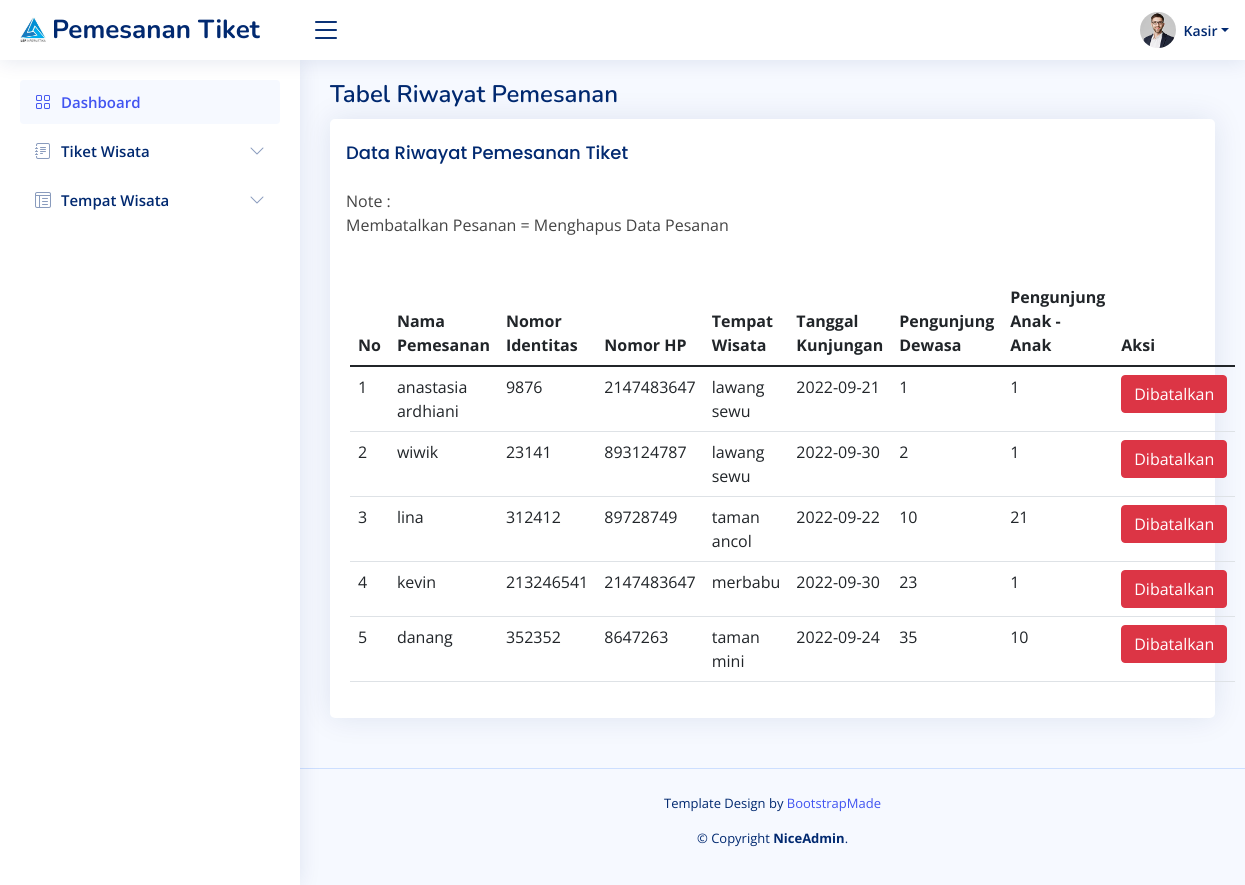
The app's page /data_pemesanan.php with its own data.
### tables this page shows
CREATE TABLE `data_pembeli` (
  `id_pembeli` int(11) NOT NULL,
  `nama_pembeli` varchar(50) NOT NULL,
  `no_identitas` int(17) NOT NULL,
  `no_hp` int(13) NOT NULL,
  `tempat_wisata` varchar(30) NOT NULL,
  `tanggal_kunjungan` date NOT NULL,
  `pengunjung_dewasa` int(11) NOT NULL,
  `pengunjung_anak_anak` int(11) NOT NULL,
  `total_pengunjung_anak_anak` int(11) NOT NULL
);

### data_pemesanan.php (the view, shortened to what this page needs)
<!DOCTYPE html>
<html lang="en">
<head>
    <link href="assets/vendor/bootstrap/css/bootstrap.min.css" rel="stylesheet">
    <link href="assets/vendor/bootstrap-icons/bootstrap-icons.css" rel="stylesheet">
    <link href="assets/vendor/boxicons/css/boxicons.min.css" rel="stylesheet">
    <link href="assets/vendor/quill/quill.snow.css" rel="stylesheet">
    <link href="assets/vendor/quill/quill.bubble.css" rel="stylesheet">
    <link href="assets/vendor/remixicon/remixicon.css" rel="stylesheet">
    <link href="assets/vendor/simple-datatables/style.css" rel="stylesheet">
    <link href="assets/css/style.css" rel="stylesheet">
</head>
<body>
    <?php
    include_once 'header.php';
    ?>
    <?php
    include_once 'sidebar.php';
    ?>
    <main id="main" class="main">
        <div class="pagetitle">
            <h1>Tabel Riwayat Pemesanan</h1>
        </div>
        <section class="section">
            <div class="row">
                <div class="col-lg-14">
                    <div class="card">
                        <div class="">
                            <p class="card-title px-3">Data Riwayat Pemesanan Tiket</p>
                            <p class="px-3">Note : <br> Membatalkan Pesanan = Menghapus Data Pesanan</p><br>
                        </div>
                        <div class="card-body">
                            <table class="table datatable">
                                <thead>
                                    <tr>
                                        <th scope="col">No</th>
                                        <th scope="col">Nama Pemesanan</th>
                                        <th scope="col">Nomor Identitas</th>
                                        <th scope="col">Nomor HP</th>
                                        <th scope="col">Tempat Wisata</th>
                                        <th scope="col">Tanggal Kunjungan</th>
                                        <th scope="col">Pengunjung Dewasa</th>
                                        <th scope="col">Pengunjung Anak - Anak</th>
                                        <th scope="col">Aksi</th>
                                    </tr>
                                </thead>
                                <tbody>
                                    <?php
                                    include 'koneksi.php';
                                    $no = 1;
                                    $data = mysqli_query($koneksi, "select * from data_pembeli");
                                    while ($d = mysqli_fetch_array($data)) {
                                    ?>
                                        <tr>
                                            <td type="hidden"><?php echo $no++; ?></td>
                                            <td><?php echo $d['nama_pembeli']; ?></td>
                                            <td><?php echo $d['no_identitas']; ?></td>
                                            <td><?php echo $d['no_hp']; ?></td>
                                            <td><?php echo $d['tempat_wisata']; ?></td>
                                            <td><?php echo $d['tanggal_kunjungan']; ?></td>
                                            <td><?php echo $d['pengunjung_dewasa']; ?></td>
                                            <td><?php echo $d['pengunjung_anak_anak']; ?></td>
                                            <td>
                                                <a href="eksekusi/eksekusi_hapus_pemesanan.php?id_pembeli=<?= $d['id_pembeli'] ?>" class="btn btn-danger">Dibatalkan</a>
                                            </td>
                                        <?php
                                    }
                                        ?>
                                        </tr>
                                </tbody>
                            </table>
                        </div>
                    </div>
                </div>
            </div>
        </section>
    </main>
    <?php
    include_once 'footer.php';
    ?>
</body>
</html>

### header.php (shortened to what this page needs)
<header id="header" class="header fixed-top d-flex align-items-center">
  <div class="d-flex align-items-center justify-content-between">
    <a href="index.php" class="logo d-flex align-items-center">
      <img src="logo.png" alt="">
      <span class="d-none d-lg-block">Pemesanan Tiket</span>
    </a>
    <i class="bi bi-list toggle-sidebar-btn"></i>
  </div>
  <nav class="header-nav ms-auto">
    <ul class="d-flex align-items-center">
      <li class="nav-item dropdown pe-3">
        <a class="nav-link nav-profile d-flex align-items-center pe-0" href="#" data-bs-toggle="dropdown">
          <img src="assets/img/profile-img.jpg" alt="Profile" class="rounded-circle">
          <span class="d-none d-md-block dropdown-toggle ps-2">Kasir</span>
        </a>
      </li>
    </ul>
  </nav>
</header>

### sidebar.php (shortened to what this page needs)
<aside id="sidebar" class="sidebar">
  <ul class="sidebar-nav" id="sidebar-nav">
    <li class="nav-item">
      <a class="nav-link " href="index.php">
        <i class="bi bi-grid"></i>
        <span>Dashboard</span>
      </a>
    </li>
    <li class="nav-item">
      <a class="nav-link collapsed" data-bs-target="#forms-nav" data-bs-toggle="collapse" href="#">
        <i class="bi bi-journal-text"></i><span>Tiket Wisata</span><i class="bi bi-chevron-down ms-auto"></i>
      </a>
    </li>
    <li class="nav-item">
      <a class="nav-link collapsed" data-bs-target="#tables-nav" data-bs-toggle="collapse" href="">
        <i class="bi bi-layout-text-window-reverse"></i><span>Tempat Wisata</span><i class="bi bi-chevron-down ms-auto"></i>
      </a>
    </li>
  </ul>
</aside>

### footer.php
<footer id="footer" class="footer">
  <div class="credits">
    <p>Template Design by <a href="https://bootstrapmade.com/">BootstrapMade</a>
    <p>
    <p class="copyright">&copy; Copyright <strong><span>NiceAdmin</span></strong>.</p>
  </div>
</footer>

### assets/css/style.css (style rules this page uses)
:root { scroll-behavior: smooth; }
body { font-family: "Open Sans", sans-serif; background: #f6f9ff; color: #444444; }
a { color: #4154f1; text-decoration: none; }
h1, h2, h3, h4, h5, h6 { font-family: "Nunito", sans-serif; }
#main { margin-top: 60px; padding: 20px 30px; transition: all 0.3s; }
.pagetitle { margin-bottom: 10px; }
.pagetitle h1 { font-size: 24px; margin-bottom: 0; font-weight: 600; color: #012970; }
.card { margin-bottom: 30px; border: none; border-radius: 5px; box-shadow: 0px 0 30px rgba(1, 41, 112, 0.1); }
.card-title { padding: 20px 0 15px 0; font-size: 18px; font-weight: 500; color: #012970; font-family: "Poppins", sans-serif; }
.card-body { padding: 0 20px 20px 20px; }
.logo { line-height: 1; }
@media (min-width: 1200px) { .logo { width: 280px; } }
.logo img { max-height: 26px; margin-right: 6px; }
.logo span { font-size: 26px; font-weight: 700; color: #012970; font-family: "Nunito", sans-serif; }
.header { transition: all 0.5s; z-index: 997; height: 60px; box-shadow: 0px 2px 20px rgba(1, 41, 112, 0.1); background-color: #fff; padding-left: 20px; }
.header .toggle-sidebar-btn { font-size: 32px; padding-left: 10px; cursor: pointer; color: #012970; }
.header-nav ul { list-style: none; }
.header-nav > ul { margin: 0; padding: 0; }
.header-nav .nav-profile { color: #012970; }
.header-nav .nav-profile img { max-height: 36px; }
.header-nav .nav-profile span { font-size: 14px; font-weight: 600; }
.sidebar { position: fixed; top: 60px; left: 0; bottom: 0; width: 300px; z-index: 996; transition: all 0.3s; padding: 20px; overflow-y: auto; scrollbar-width: thin; scrollbar-color: #aab7cf transparent; box-shadow: 0px 0px 20px rgba(1, 41, 112, 0.1); background-color: #fff; }
@media (min-width: 1200px) { #main, #footer { margin-left: 300px; } }
.sidebar-nav { padding: 0; margin: 0; list-style: none; }
.sidebar-nav li { padding: 0; margin: 0; list-style: none; }
.sidebar-nav .nav-item { margin-bottom: 5px; }
.sidebar-nav .nav-link { display: flex; align-items: center; font-size: 15px; font-weight: 600; color: #4154f1; transition: 0.3; background: #f6f9ff; padding: 10px 15px; border-radius: 4px; }
.sidebar-nav .nav-link i { font-size: 16px; margin-right: 10px; color: #4154f1; }
.sidebar-nav .nav-link.collapsed { color: #012970; background: #fff; }
.sidebar-nav .nav-link.collapsed i { color: #899bbd; }
.sidebar-nav .nav-link .bi-chevron-down { margin-right: 0; transition: transform 0.2s ease-in-out; }
.footer { padding: 20px 0; font-size: 14px; transition: all 0.3s; border-top: 1px solid #cddfff; }
.footer .copyright { text-align: center; color: #012970; }
.footer .credits { padding-top: 5px; text-align: center; font-size: 13px; color: #012970; }

### records on screen
data_pembeli: nama_pembeli "anastasia ardhiani", no_identitas "9876", no_hp "2147483647", tempat_wisata "lawang sewu", tanggal_kunjungan "2022-09-21", pengunjung_dewasa "1", pengunjung_anak_anak "1"
data_pembeli: nama_pembeli "wiwik", no_identitas "23141", no_hp "893124787", tempat_wisata "lawang sewu", tanggal_kunjungan "2022-09-30", pengunjung_dewasa "2", pengunjung_anak_anak "1"
data_pembeli: nama_pembeli "lina", no_identitas "312412", no_hp "89728749", tempat_wisata "taman ancol", tanggal_kunjungan "2022-09-22", pengunjung_dewasa "10", pengunjung_anak_anak "21"
data_pembeli: nama_pembeli "kevin", no_identitas "213246541", no_hp "2147483647", tempat_wisata "merbabu", tanggal_kunjungan "2022-09-30", pengunjung_dewasa "23", pengunjung_anak_anak "1"
data_pembeli: nama_pembeli "danang", no_identitas "352352", no_hp "8647263", tempat_wisata "taman mini", tanggal_kunjungan "2022-09-24", pengunjung_dewasa "35", pengunjung_anak_anak "10"
